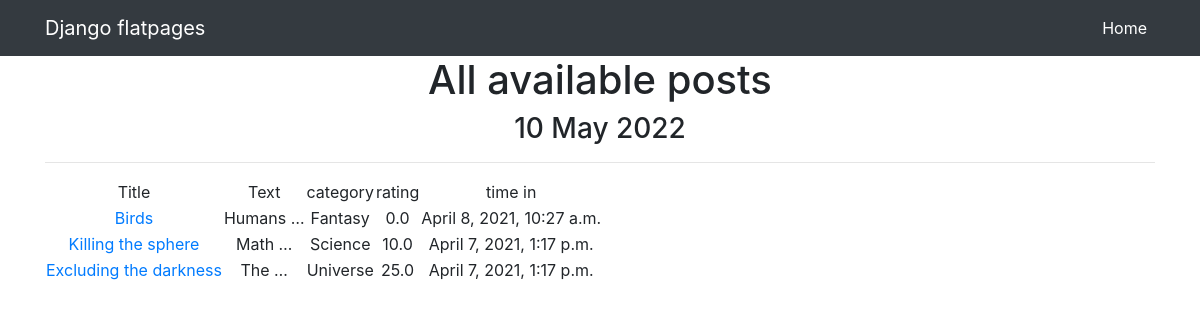
Page /Posts/ on the committed database.
### News/models.py (models this page shows, shortened)
class Posts(models.Model):
    Author = models.CharField(max_length=100,
                              default='Author')
    title = models.CharField(max_length=50,
                             default='Some article',
                             unique=True, )
    text = models.TextField(max_length=255)
    time_in = models.DateTimeField(auto_now_add=True)
    rating = models.FloatField(default=0.0)
    choosing = models.BooleanField(default=False)
    category = models.CharField(max_length=100,
                                unique=True)

### News/views.py (the view)
# urls.py: path('', Post_List.as_view()),
class Post_List(ListView):
    model = Posts
    template_name = 'post_list.html'
    context_object_name = 'Posts'
    queryset = Posts.objects.order_by('-id')
    def get_context_data(self, **kwargs):
        context = super().get_context_data(**kwargs)
        context['time_now'] = datetime.utcnow()
        return context

### templates/post_list.html (shortened to what this page needs)
{% extends 'flatpages/default.html' %}
{% load my_filters %}
{% block content %}
    <h1>All available posts</h1>
    <h3>{{time_now|date:'d M Y' }}</h3>
    <hr>
    {% if Posts %}
        <table>
            <tr>
                <td>
                    Title
                </td>
                <td>
                    Text
                </td>
                <td>
                    category
                </td>
                <td>
                    rating
                </td>
                <td>
                    time in
                </td>
            </tr>
     {% for Post in Posts %}
            <tr>
                <td>
                    <a href="{% url 'post_details' Post.id %}">{{ Post.title }}</a>
                </td>
                <td>
                    {{ Post.text|truncatewords:1 }}
                </td>
                <td>
                    {{ Post.category.title }}
                </td>
                <td>
                    {{ Post.rating }}
                </td>
                <td>
                    {{ Post.time_in }}
                </td>
            </tr>
        {% endfor %}
        </table>
    {% else %}
        <h2>No post available currently</h2>
    {% endif %}
{% endblock content %}

### templates/flatpages/default.html (shortened to what this page needs)
{% load static %}
<!DOCTYPE html>
<html lang="en">
<head>
  <link href="{% static 'vendor/bootstrap/css/bootstrap.min.css' %}" rel="stylesheet">
</head>
<body>
  <nav class="navbar navbar-expand-lg navbar-dark bg-dark static-top">
    <div class="container">
      <a class="navbar-brand" href="#">Django flatpages</a>
      <div class="collapse navbar-collapse" id="navbarResponsive">
        <ul class="navbar-nav ml-auto">
          <li class="nav-item active">
            <a class="nav-link" href="#">Home
            </a>
          </li>
        </ul>
      </div>
    </div>
  </nav>
  <div class="container">
    <div class="row">
      <div class="col-lg-12 text-center">
       {% block content %}{% endblock content %}
      </div>
    </div>
  </div>
</body>
</html>

### rows in the picture
Posts: title "Birds", text "Humans …", category "Fantasy", rating "0.0", time_in "April 8, 2021, 10:27 a.m."
Posts: title "Killing the sphere", text "Math …", category "Science", rating "10.0", time_in "April 7, 2021, 1:17 p.m."
Posts: title "Excluding the darkness", text "The …", category "Universe", rating "25.0", time_in "April 7, 2021, 1:17 p.m."

### other values in the picture
{{ time_now|date:'d M Y' }} "10 May 2022"
